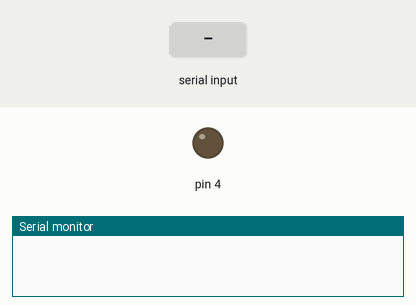
Bench run of a sketch on a simulated Arduino Uno, built with avr-gcc and run on an emulated ATmega328P. Parts: output pins drawn as LEDs (lit = HIGH), the last lines printed to the serial monitor. The inputs (shaded band) are chosen by the test bench.

Above: at 1.2 s.
1.3 s: "N" received over Serial
At 1.9 s:
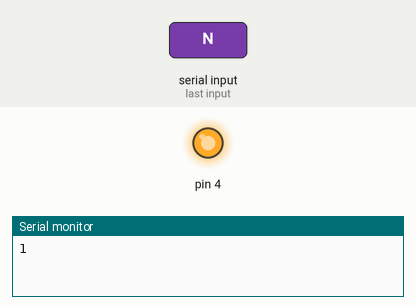
2.8 s: "F" received over Serial
At 3.1 s:
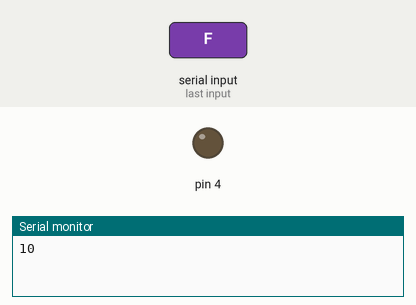
Timing chart, 0 to 5.8 s (numbered marks = the images above; inputs shaded):
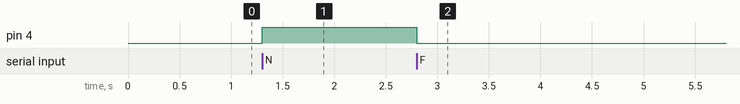

The sketch:

arduinoandroidled.ino
```cpp
 void setup() {
  Serial.begin(9600);
  pinMode(4, OUTPUT);
  digitalWrite(4, LOW);
 }
 void loop() {
  String string = "";
  if(Serial.available()) {
   char c = Serial.read();
   Serial.print(c == 'N');
   if (c == 'N') {
    digitalWrite(4, HIGH);
   } else if (c == 'F'){
    digitalWrite(4, LOW);
   }
  }
 }
```

Measured:
- after the input at 1.3 s, pin 4: LOW → HIGH at once
- after the input at 2.8 s, pin 4: HIGH → LOW at once
